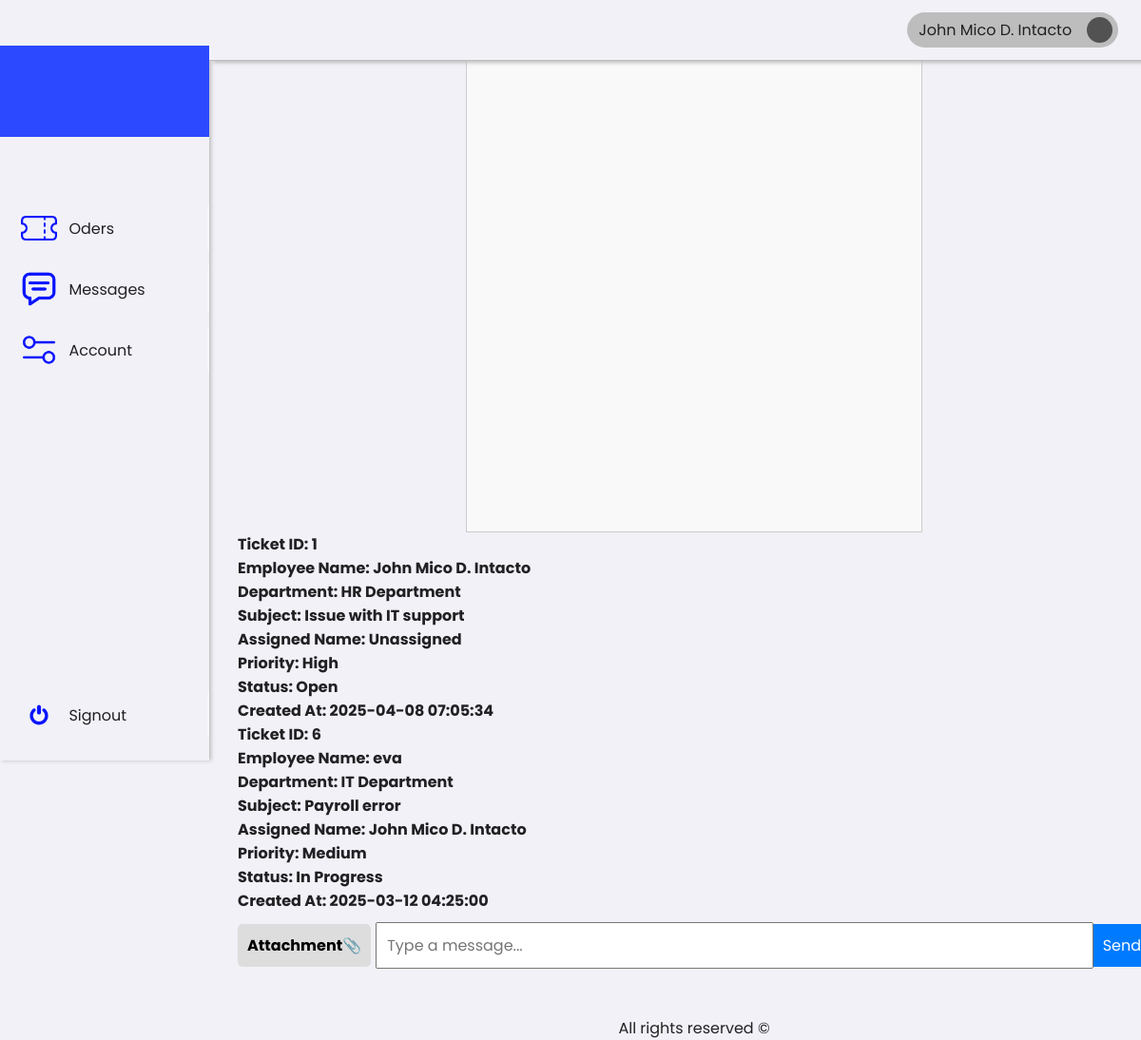
/1/employee/messages.php (signed in), run on an earlier commit of the app's database.
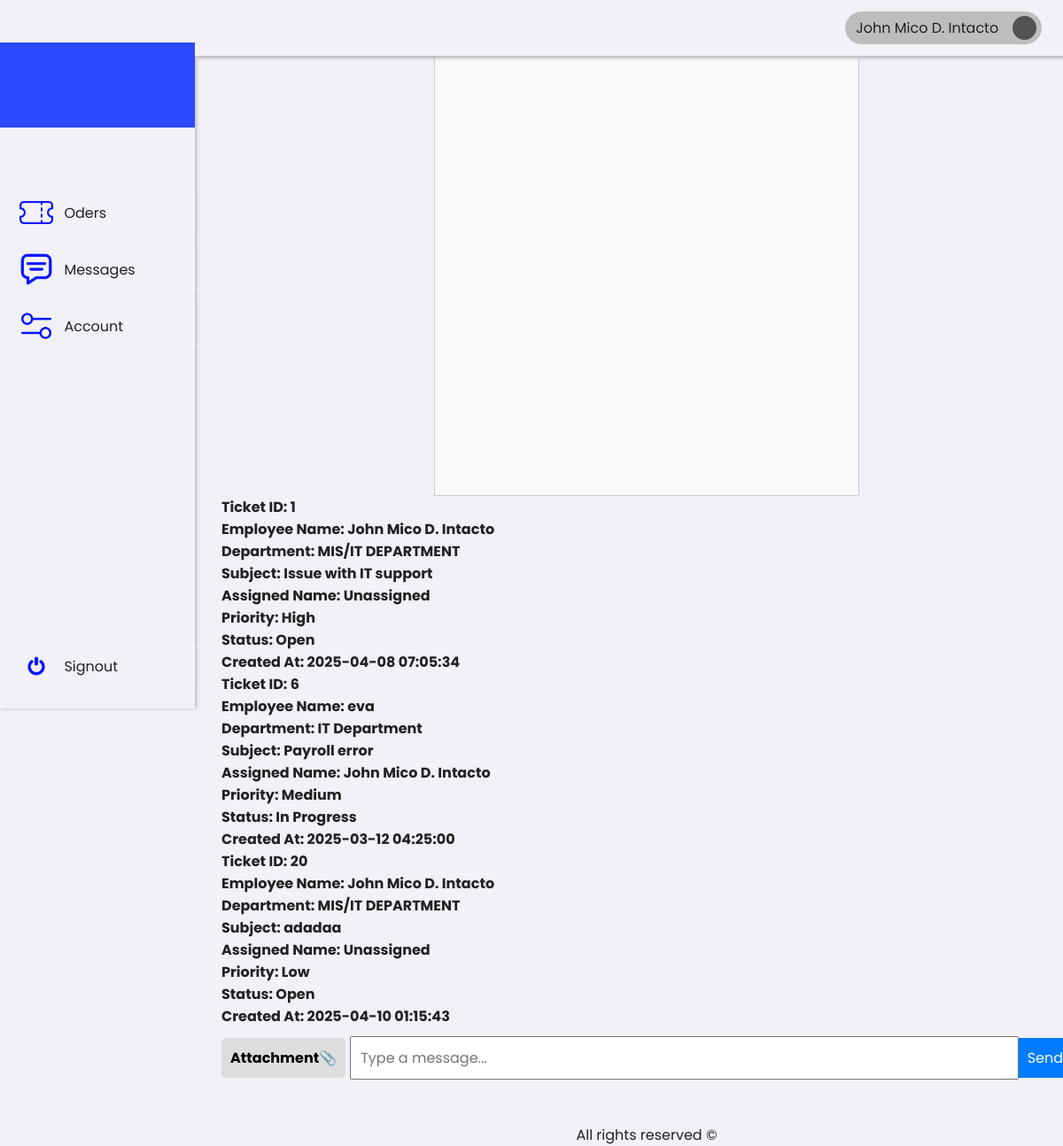
And on a later commit of the database.
### tables this page shows
CREATE TABLE `tickets` (
  `id` int(11) NOT NULL,
  `employee_id` int(11) NOT NULL,
  `subject` varchar(255) NOT NULL,
  `description` text NOT NULL,
  `status` enum('Open','In Progress','Resolved','Closed') DEFAULT 'Open',
  `priority` enum('Low','Medium','High') DEFAULT 'Low',
  `category_id` int(11) NOT NULL,
  `assigned_to` int(11) DEFAULT NULL,
  `created_at` timestamp NOT NULL DEFAULT current_timestamp(),
  `updated_at` timestamp NULL DEFAULT NULL
);

CREATE TABLE `users` (
  `id` int(11) NOT NULL,
  `name` varchar(255) NOT NULL,
  `email` varchar(255) NOT NULL,
  `password` varchar(255) NOT NULL,
  `role` enum('Employee','HR','Admin','Disable') NOT NULL,
  `department` varchar(255) DEFAULT NULL,
  `status` enum('Active','Inactive') NOT NULL,
  `created_at` timestamp NOT NULL DEFAULT current_timestamp()
);

### 1/employee/messages.php (the view, shortened to what this page needs)
<!DOCTYPE html>
<html lang="en">
<head>
    <link rel="stylesheet" href="../../assets/css/framework.css">
    <link rel="stylesheet" href="../../assets/css/message.css">
</head>
<body>
    <div class="container">
        <div class="sideNav">
            <div class="sideNavLogo img-cover"></div>
            <div class="navBtn">
                <div class="navBtnIcon img-contain"
                    style="background-image: url(../../assets/images/icons/ticket.png);"></div>
                <a href="ticket.php">Oders</a>
            </div>
            <div class="navBtn">
                <div class="navBtnIcon img-contain" style="background-image: url(../../assets/images/icons/chat.png);">
                </div>
                <a href="messages.php">Messages</a>
            </div>
            <div class="navBtn">
                <div class="navBtnIcon img-contain"
                    style="background-image: url(../../assets/images/icons/settings.png);"></div>
                <a href="account.php">Account</a>
            </div>
            <div class="navBtn">
                <div class="navBtnIcon img-contain"
                    style="background-image: url(../../assets/images/icons/switch.png);"></div>
                <a href="../../0/includes/signout.php">Signout</a>
            </div>
        </div>
    </div>
    <div class="content">
        <div class="topNav">
            <div class="account">
                <div class="accountName">John Doe</div>
                <div class="accountIcon img-contain"></div>
            </div>
        </div>
        <div class="main-convo">
            <div class="container-convo">
                <div class="chat-container" id="chatbox">
                </div>
                <div class="cards-container">
                    <?php
                    require_once '../../0/includes/db.php';
                    $employee_id = $_SESSION['user_id'];
                    try {
                        $stmt = $pdo->prepare("
                        SELECT
    t.id,
    t.subject,
    u2.department, -- Fetch the department from the user who created the ticket
    t.description,
    t.priority,
    t.status,
    t.created_at,
    COALESCE(u1.name, 'Unassigned') AS assigned_name, -- Assigned to
    u2.name AS employee_name -- Employee who created the ticket
FROM tickets t
LEFT JOIN users u1 ON t.assigned_to = u1.id -- Join to get the assigned user's name
LEFT JOIN users u2 ON t.employee_id = u2.id -- Join to get the employee's name and department
WHERE t.assigned_to = :employee_id OR t.employee_id = :employee_id
                            ");
                        $stmt->bindParam(':employee_id', $employee_id, PDO::PARAM_INT);
                        $stmt->execute();
                        $tickets = $stmt->fetchAll(PDO::FETCH_ASSOC);
                        if ($tickets) {
                            foreach ($tickets as $index => $ticket) {
                                echo '<div class="card card-' . (($index % 4) + 1) . '"
                                      onclick="loadMessages(' . htmlspecialchars($ticket['id']) . ', \'' . htmlspecialchars($ticket['assigned_name']) . '\')">';
                                echo '<h1>Ticket ID: ' . htmlspecialchars($ticket['id']) . '</h1>';
                                echo '<h1>Employee Name: ' . htmlspecialchars($ticket['employee_name']) . '</h1>';
                                echo '<h1>Department: ' . htmlspecialchars($ticket['department']) . '</h1>';
                                echo '<h1>Subject: ' . htmlspecialchars($ticket['subject']) . '</h1>';
                                echo '<h1>Assigned Name: ' . htmlspecialchars($ticket['assigned_name']) . '</h1>';
                                echo '<h1>Priority: ' . htmlspecialchars($ticket['priority']) . '</h1>';
                                echo '<h1>Status: ' . htmlspecialchars($ticket['status']) . '</h1>';
                                echo '<h1>Created At: ' . htmlspecialchars($ticket['created_at']) . '</h1>';
                                echo '</div>';
                            }
                        } else {
                            echo '<p>No tickets assigned to you.</p>';
                        }
                    } catch (PDOException $e) {
                        echo 'Error fetching tickets: ' . $e->getMessage();
                    }
                    ?>
                </div>
                <div class="input-area">
                    <div class="attach" id="attach">Attachment📎</div>
                    <input type="text" id="message" placeholder="Type a message...">
                    <button id="sendmesageBtn">Send</button>
                </div>
                <br><br>
                <div class="footer" style="text-align: center;">
                    <p>All rights reserved ©</p>
                </div>
            </div>
        </div>
    </div>
</body>
</html>

### assets/css/framework.css (style rules this page uses)
:root { --white: #f6f6ff; --neutral-100: #f1f1f7; --neutral-200: #dcdcdc; --neutral-300: #bdbdbd; --neutral-400: #989898; --neutral-500: #7c7c7c; --neutral-600: #656565; --neutral-700: #525252; --neutral-800: #464646; --neutral-900: #3d3d3d; --neutral-950: #292929; --black: #212124; --primary-50: #e7f2ff; --primary-100: #d4e5ff; --primary-200: #b2cdff; --primary-300: #83abff; --primary-400: #537aff; --primary-500: #2c49ff; --primary-600: #0913ff; --primary-700: #0008ff; --primary-800: #040ecf; --primary-900: #0c158a; --primary-950: #080b5e; --secondary-50: #fefaec; --secondary-100: #fbf1ca; --secondary-200: #f8e38f; --secondary-300: #f3cb45; --secondary-400: #f1bc2e; --secondary-500: #ea9c16; --secondary-600: #cf7710; --secondary-700: #ac5511; --secondary-800: #8c4214; --secondary-900: #733614; --secondary-950: #421b06; --danger: #c53d3d; --danger-highlight: #ff6161; --warning: #eebf68; --approve: #89dc79; --fast: 128ms; --normal: 256ms; --slow: 512ms; }
* { margin: 0; padding: 0;; box-sizing: border-box;; font-family: 'Poppins', sans-serif; font-size: 16px; color: var(--black); cursor: default; }
body { display: flex; flex-direction: column; background-color: var(--neutral-100); }
.container { display: flex; flex-direction: column; align-items: center; justify-content: center; }
.sideNavLogo { height: 96px; width: 100%; background-color: var(--primary-500); margin: 32px 0 64px 0; }
.sideNav { position: fixed; left: 0; top: 0; display: flex; flex-direction: column; width: 220px; height: 100vh; border-color: var(--primary-400); background-color: var(--neutral-100); box-shadow: 2px 0 4px 0 var(--neutral-300); padding: 16px 0; }
.sideNav >.navBtn:last-child { margin-top: auto; }
.navBtn { display: flex; flex-direction: row; align-items: center; height: 48px; width: 100%; border: none; margin: 8px 0; padding: 0 8px 0 22px; gap: 12px; cursor: pointer; transition: var(--fast); border-right: 2px solid var(--white); }
.navBtn > * { cursor: pointer; }
.navBtnIcon { display: flex; justify-content: center; align-items: center; height: 80%; aspect-ratio: 1/1; }
.navBtn > a { display: flex; align-items: center; text-decoration: none; color: var(--black); font-size: 16px; }
.topNav { position: fixed; top: 0; display: flex; flex-direction: row; align-items: center; justify-content: flex-end; padding: 0 clamp(4px, 2%, 36px) 0 0; height: 64px; border-bottom: 1px solid var(--neutral-300); background-color: var(--neutral-100); box-shadow: 4px 2px 4px 0 var(--neutral-300); }
.account { display: flex; flex-direction: row; align-items: center; gap: 16px; cursor: pointer; height: 60%; background-color: var(--neutral-300); padding: 4px 6px 4px 12px; border-radius: 999px; cursor: pointer; }
.account > * { cursor: pointer; }
.accountIcon { background-color: var(--neutral-700); height: 90%; aspect-ratio: 1/1; border-radius: 50%; }
.img-contain { background-size: contain; background-position: center center; background-repeat: no-repeat; }
.img-cover { background-size: cover; background-position: center center; background-repeat: no-repeat; }

### assets/css/message.css (style rules this page uses)
body { font-family: Arial, sans-serif; }
.chat-container { width: 50%; margin: auto; border: 1px solid #ccc; padding: 10px; height: 500px; overflow-y: auto; display: flex; flex-direction: column; background-color: #f9f9f9; }
.input-area { display: flex; align-items: center; margin-top: 10px; }
.attach { padding: 10px; cursor: pointer; background-color: #ddd; color: black; font-weight: bold; border-radius: 5px; margin-right: 5px; }
input[type="text"] { flex: 1; padding: 10px; }
button { padding: 10px; background-color: #007bff; color: white; border: none; cursor: pointer; }

### 1/employee/messages.php (style rules this page uses)
.content { display: flex; flex-direction: column; width: 80%; min-height: 90vh; margin: 5% 0 0 260px; align-self: center; }

What changed in the data, as far as the page shows it:
changed through a linked row, tickets "Issue with IT support": employee.department "HR Department" → "MIS/IT DEPARTMENT"
added tickets: id "20", employee.name "John Mico D. Intacto", employee.department "MIS/IT DEPARTMENT", subject "adadaa", assigned_name "Unassigned", priority "Low", status "Open", created_at "2025-04-10 01:15:43"
